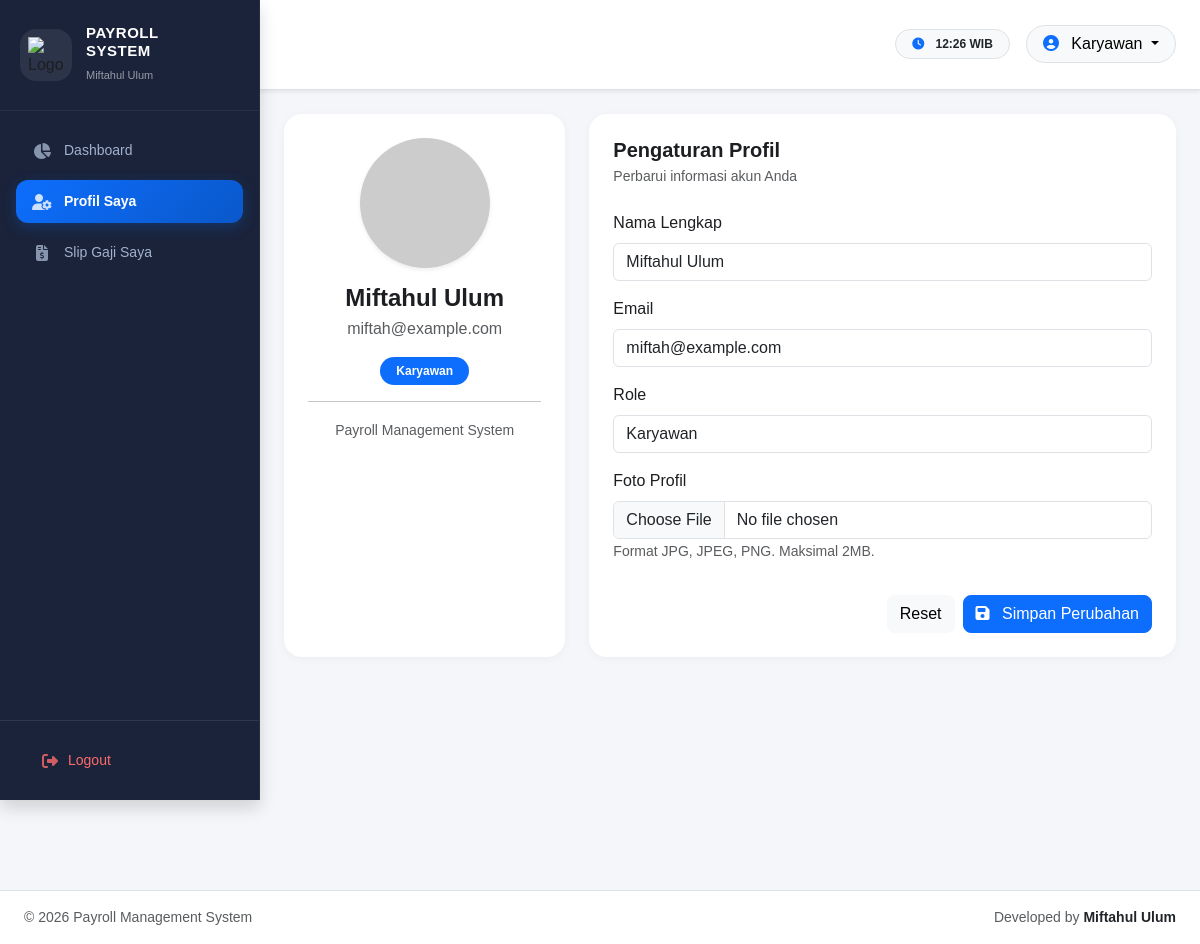
The page /index.php?page=profil (signed in) on the database its author committed.
### tables this page shows
CREATE TABLE users (
id_user INT AUTO_INCREMENT PRIMARY KEY,
id_karyawan INT NULL,
username VARCHAR(100) NOT NULL UNIQUE,
password VARCHAR(255) NOT NULL,
role ENUM('admin','karyawan') NOT NULL DEFAULT 'karyawan',
created_at TIMESTAMP DEFAULT CURRENT_TIMESTAMP
);

CREATE TABLE karyawan (
id_karyawan INT AUTO_INCREMENT PRIMARY KEY,
nik VARCHAR(50) NOT NULL UNIQUE,
nama_karyawan VARCHAR(150) NOT NULL,
email VARCHAR(150) NULL,
no_hp VARCHAR(20) NULL,
alamat TEXT NULL,
jenis_kelamin ENUM('Laki-laki','Perempuan') NULL,
tanggal_masuk DATE NULL,
foto VARCHAR(255) NULL,
created_at TIMESTAMP DEFAULT CURRENT_TIMESTAMP
);

### pages/profil/index.php (the view, shortened to what this page needs)
<?php
$idUser = intval($_SESSION['id_user'] ?? 0);
$query = mysqli_query(
    $koneksi,
    "SELECT
        users.*,
        karyawan.*
     FROM users
     LEFT JOIN karyawan
        ON users.id_karyawan =
           karyawan.id_karyawan
     WHERE
        users.id_user='$idUser'
     LIMIT 1",
);
$data = mysqli_fetch_assoc($query);
$nama = $data['nama_karyawan'] ?? 'Karyawan';
$email = $data['email'] ?? '-';
$foto = 'https://ui-avatars.com/api/?name=' . urlencode($nama) . '&background=0D6EFD&color=fff';
?>
<div class="row g-4">
    <div class="col-lg-4">
        <div class="card-dashboard p-4 text-center h-100">
            <img src="<?= $foto ?>" class="rounded-circle shadow-sm mb-3" width="130" height="130"
                style="object-fit:cover;">
            <h4 class="fw-bold mb-1">
                <?= $nama ?>
            </h4>
            <p class="text-muted mb-3">
                <?= $email ?>
            </p>
            <span class="badge bg-primary px-3 py-2 rounded-pill">
                <?= ucfirst($_SESSION['role']) ?>
            </span>
            <hr>
            <small class="text-muted">
                Payroll Management System
            </small>
        </div>
    </div>
    <div class="col-lg-8">
        <div class="card-dashboard p-4">
            <div class="mb-4">
                <h5 class="fw-bold mb-1">
                    Pengaturan Profil
                </h5>
                <p class="text-muted small mb-0">
                    Perbarui informasi akun Anda
                </p>
            </div>
            <form method="POST" enctype="multipart/form-data">
                <div class="row g-3">
                    <div class="col-md-12">
                        <label class="form-label">
                            Nama Lengkap
                        </label>
                        <input type="text" name="nama_lengkap" class="form-control" value="<?= $nama ?>" required>
                    </div>
                    <div class="col-md-12">
                        <label class="form-label">
                            Email
                        </label>
                        <input type="email" name="email" class="form-control" value="<?= $email ?>" required>
                    </div>
                    <div class="col-md-12">
                        <label class="form-label">
                            Role
                        </label>
                        <input type="text" class="form-control" value="<?= ucfirst($_SESSION['role']) ?>" readonly>
                    </div>
                    <div class="col-md-12">
                        <label class="form-label">
                            Foto Profil
                        </label>
                        <input type="file" name="foto_profil" class="form-control" accept=".jpg,.jpeg,.png">
                        <small class="text-muted">
                            Format JPG, JPEG, PNG.
                            Maksimal 2MB.
                        </small>
                    </div>
                    <div class="col-md-12 d-flex justify-content-end gap-2 pt-3">
                        <button type="reset" class="btn btn-light rounded-3">
                            Reset
                        </button>
                        <button type="submit" name="simpan_profil" class="btn btn-primary rounded-3">
                            <i class="fa-solid fa-floppy-disk me-2"></i>
                            Simpan Perubahan
                        </button>
                    </div>
                </div>
            </form>
        </div>
    </div>
</div>

### assets/css/style.css (style rules this page uses)
:root { --primary: #3e7ccb; --primary-hover: #3469ad; --bg-light: #f5f7fb; }
body { background-color: var(--bg-light); color: #1c1e21; overflow-x: hidden; font-family: "Plus Jakarta Sans", sans-serif; }
* { scrollbar-width: thin; scrollbar-color: #ccc #f1f1f1; }
body { background: #f4f6f9; }
.card-dashboard { background: white; border-radius: 24px; box-shadow: 0 2px 10px rgba(0, 0, 0, 0.04); }

### assets/css/dashboard.css (style rules this page uses)
.card-dashboard { border: none; border-radius: 18px; overflow: hidden; transition: transform 0.25s ease, box-shadow 0.25s ease; background: #fff; }

### rows shown on the page
users: id_karyawan.nama_karyawan "Miftahul Ulum", id_karyawan.email "miftah@example.com", nama_lengkap "Miftahul Ulum", email "miftah@example.com"

### other values the page prints
$_SESSION['role'] "Karyawan"
